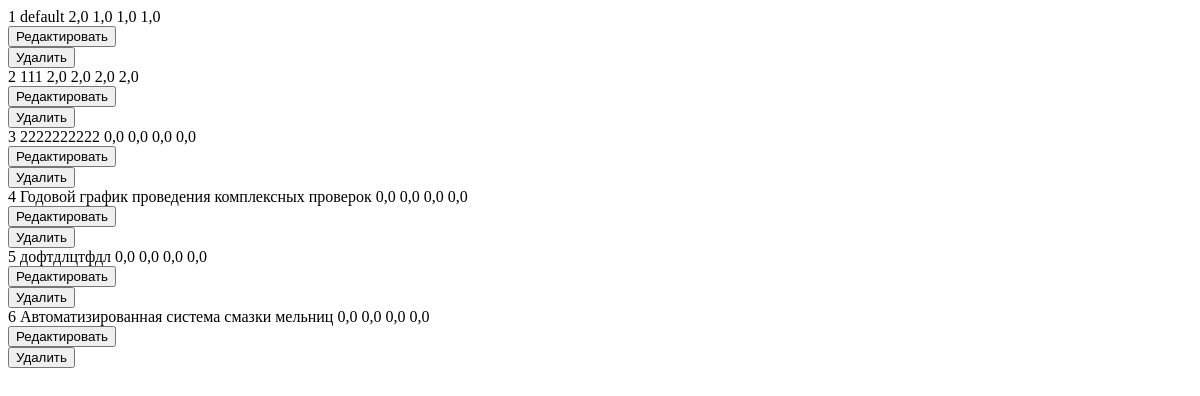
/tariff/list/, run on an earlier commit of the app's database.
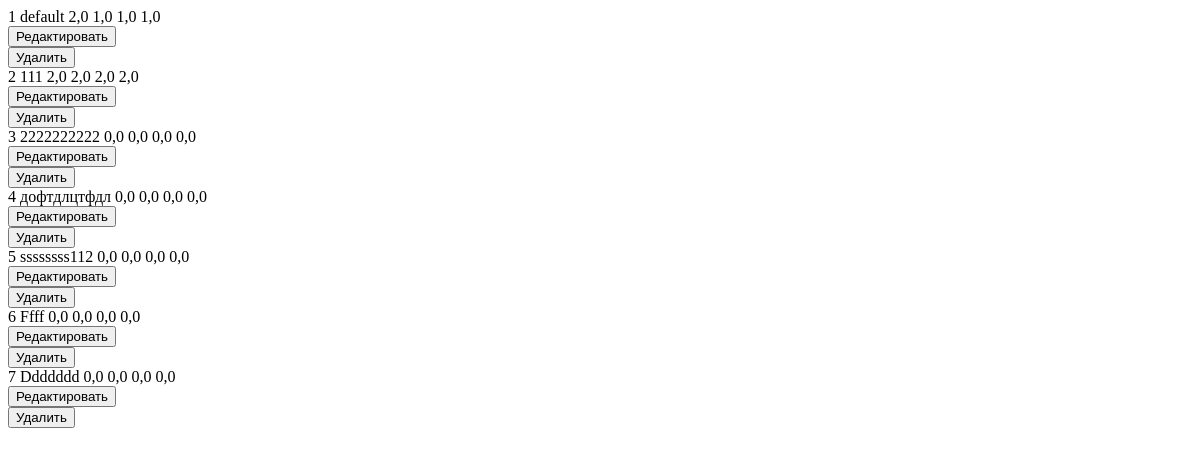
And on a later commit of the database.
### tariff/models.py (models this page shows, shortened)
class Tariff(models.Model):
    name = models.CharField(max_length=200)
    maintenance = models.FloatField(null=True, blank=True)
    heating = models.FloatField(null=True, blank=True)
    heating_rub = models.FloatField(null=True, blank=True)
    hot_water = models.FloatField(null=True, blank=True)
    hot_water_odn = models.FloatField(null=True, blank=True)
    cold_water = models.FloatField(null=True, blank=True)
    cold_water_odn = models.FloatField(null=True, blank=True)
    sewage = models.FloatField(null=True, blank=True)
    sewage_odn = models.FloatField(null=True, blank=True)
    solid_waste = models.FloatField(null=True, blank=True)
    electricity = models.FloatField(null=True, blank=True)
    lift = models.FloatField(null=True, blank=True)
    electricity_odn = models.FloatField(null=True, blank=True)
    capital_repair = models.FloatField(null=True, blank=True, default=0)
    multiplying_factor = models.FloatField(null=True, blank=True, default=1)
    class Meta:
        verbose_name = 'tariff'
        verbose_name_plural = 'tariffs'

### tariff/views.py (the view)
# urls.py: path('list/', tariff_list, name='tariff_list'),
def tariff_list(request):
    return render(request, 'tariff/tariff_list.html', {
        'tariff_list': Tariff.objects.all(),
    })

### tariff/templates/tariff/tariff_list.html
{% for tariff in tariff_list %}
<tr>
  <td>
    <span class="apartment-nomer">{{ forloop.counter }}</span>
  </td>
  <td style="padding-left: 10px">{{ tariff.name }}</td>
  <td>{{ tariff.maintenance }}</td>
  <td>{{ tariff.heating }}</td>
  <td>{{ tariff.heating_rub }}</td>
  <td>{{ tariff.hot_water }}</td>
  <td>
    <div class="container">
      <div class="row justify-content-center">
        <div class="col-5">
          <button class="edit-btn2" hx-get="{% url 'tariff:edit_tariff' pk=tariff.pk %}" hx-target="#dialog">Редактировать</button>
        </div>
        <div class="col-5">
          <button class="delete-btn2" hx-get="{% url 'tariff:tariff_delete' pk=tariff.pk %}" hx-target="#confirmation">Удалить</button>
        </div>
      </div>
    </div>
  </td>
</tr>
{% endfor %}

What changed in the data, as far as the page shows it:
removed Tariff: name "Годовой график проведения комплексных проверок", maintenance "0,0", heating "0,0", heating_rub "0,0", hot_water "0,0"
removed Tariff: name "Автоматизированная система смазки мельниц", maintenance "0,0", heating "0,0", heating_rub "0,0", hot_water "0,0"
added Tariff: name "ssssssss112", maintenance "0,0", heating "0,0", heating_rub "0,0", hot_water "0,0"
added Tariff: name "Ffff", maintenance "0,0", heating "0,0", heating_rub "0,0", hot_water "0,0"
added Tariff: name "Ddddddd", maintenance "0,0", heating "0,0", heating_rub "0,0", hot_water "0,0"
